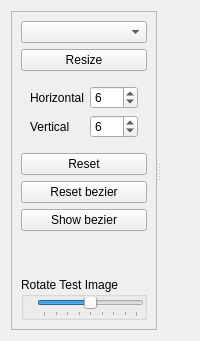
            <widget class="QWidget" name="warpTab">
             <attribute name="title">
              <string>Warp</string>
             </attribute>
             <layout class="QHBoxLayout" name="horizontalLayout_9">
              <item>
               <widget class="QSplitter" name="splitter_8">
                <property name="orientation">
                 <enum>Qt::Horizontal</enum>
                </property>
                <widget class="QFrame" name="frameWarpSettings">
                 <property name="sizePolicy">
                  <sizepolicy hsizetype="Expanding" vsizetype="Preferred">
                   <horstretch>1</horstretch>
                   <verstretch>0</verstretch>
                  </sizepolicy>
                 </property>
                 <property name="maximumSize">
                  <size>
                   <width>250</width>
                   <height>16777215</height>
                  </size>
                 </property>
                 <property name="frameShape">
                  <enum>QFrame::StyledPanel</enum>
                 </property>
                 <property name="frameShadow">
                  <enum>QFrame::Sunken</enum>
                 </property>
                 <layout class="QVBoxLayout" name="verticalLayout_3">
                  <item>
                   <widget class="QComboBox" name="cbWarpProjectors">
                    <property name="sizePolicy">
                     <sizepolicy hsizetype="Expanding" vsizetype="Fixed">
                      <horstretch>0</horstretch>
                      <verstretch>0</verstretch>
                     </sizepolicy>
                    </property>
                    <property name="minimumSize">
                     <size>
                      <width>1</width>
                      <height>0</height>
                     </size>
                    </property>
                   </widget>
                  </item>
                  <item>
                   <widget class="QPushButton" name="btnResizeWarp">
                    <property name="text">
                     <string>Resize</string>
                    </property>
                    <property name="checkable">
                     <bool>true</bool>
                    </property>
                    <property name="flat">
                     <bool>false</bool>
                    </property>
                   </widget>
                  </item>
                  <item>
                   <widget class="QFrame" name="warpSizeFrame">
                    <layout class="QFormLayout" name="formLayout_3">
                     <item row="0" column="0">
                      <widget class="QLabel" name="lbHorizontal">
                       <property name="text">
                        <string>Horizontal</string>
                       </property>
                      </widget>
                     </item>
                     <item row="0" column="1">
                      <widget class="QSpinBox" name="boxHorizontal">
                       <property name="minimum">
                        <number>2</number>
                       </property>
                       <property name="maximum">
                        <number>12</number>
                       </property>
                       <property name="value">
                        <number>6</number>
                       </property>
                      </widget>
                     </item>
                     <item row="1" column="0">
                      <widget class="QLabel" name="lbVertical">
                       <property name="text">
                        <string>Vertical</string>
                       </property>
                      </widget>
                     </item>
                     <item row="1" column="1">
                      <widget class="QSpinBox" name="boxVertical">
                       <property name="minimum">
                        <number>2</number>
                       </property>
                       <property name="maximum">
                        <number>12</number>
                       </property>
                       <property name="value">
                        <number>6</number>
                       </property>
                      </widget>
                     </item>
                    </layout>
                   </widget>
                  </item>
                  <item>
                   <widget class="QPushButton" name="btnReset">
                    <property name="text">
                     <string>Reset</string>
                    </property>
                   </widget>
                  </item>
                  <item>
                   <widget class="QPushButton" name="btnResetBezier">
                    <property name="text">
                     <string>Reset bezier</string>
                    </property>
                    <property name="flat">
                     <bool>false</bool>
                    </property>
                   </widget>
                  </item>
                  <item>
                   <widget class="QPushButton" name="btnShowBezier">
                    <property name="text">
                     <string>Show bezier</string>
                    </property>
                    <property name="checkable">
                     <bool>true</bool>
                    </property>
                   </widget>
                  </item>
                  <item>
                   <spacer name="verticalSpacer_3">
                    <property name="orientation">
                     <enum>Qt::Vertical</enum>
                    </property>
                    <property name="sizeHint" stdset="0">
                     <size>
                      <width>20</width>
                      <height>40</height>
                     </size>
                    </property>
                   </spacer>
                  </item>
                  <item>
                   <widget class="QGroupBox" name="groupBox">
                    <property name="title">
                     <string>Rotate Test Image</string>
                    </property>
                    <layout class="QHBoxLayout" name="horizontalLayout_13">
                     <property name="leftMargin">
                      <number>0</number>
                     </property>
                     <property name="topMargin">
                      <number>0</number>
                     </property>
                     <property name="rightMargin">
                      <number>0</number>
                     </property>
                     <property name="bottomMargin">
                      <number>0</number>
                     </property>
                     <item>
                      <widget class="QLabel" name="rotateTestImageLabel_2">
                       <property name="toolTip">
                        <string>Yaw Angle</string>
                       </property>
                       <property name="text">
                        <string/>
                       </property>
                       <property name="pixmap">
                        <pixmap>:/buttons/rc/buttons/YAw_small.svg</pixmap>
                       </property>
                      </widget>
                     </item>
                     <item>
                      <widget class="QSlider" name="rotateSliderWarp">
                       <property name="minimum">
                        <number>-180</number>
                       </property>
                       <property name="maximum">
                        <number>180</number>
                       </property>
                       <property name="singleStep">
                        <number>0</number>
                       </property>
                       <property name="value">
                        <number>0</number>
                       </property>
                       <property name="tracking">
                        <bool>true</bool>
                       </property>
                       <property name="orientation">
                        <enum>Qt::Horizontal</enum>
                       </property>
                       <property name="invertedAppearance">
                        <bool>false</bool>
                       </property>
                       <property name="invertedControls">
                        <bool>false</bool>
                       </property>
                       <property name="tickPosition">
                        <enum>QSlider::TicksBelow</enum>
                       </property>
                       <property name="tickInterval">
                        <number>45</number>
                       </property>
                      </widget>
                     </item>
                    </layout>
                   </widget>
                  </item>
                 </layout>
                </widget>
                <widget class="omni::ui::MappingGL" name="warpGL" native="true">
                 <property name="sizePolicy">
                  <sizepolicy hsizetype="Expanding" vsizetype="Preferred">
                   <horstretch>5</horstretch>
                   <verstretch>0</verstretch>
                  </sizepolicy>
                 </property>
                </widget>
               </widget>
              </item>
             </layout>
            </widget>
